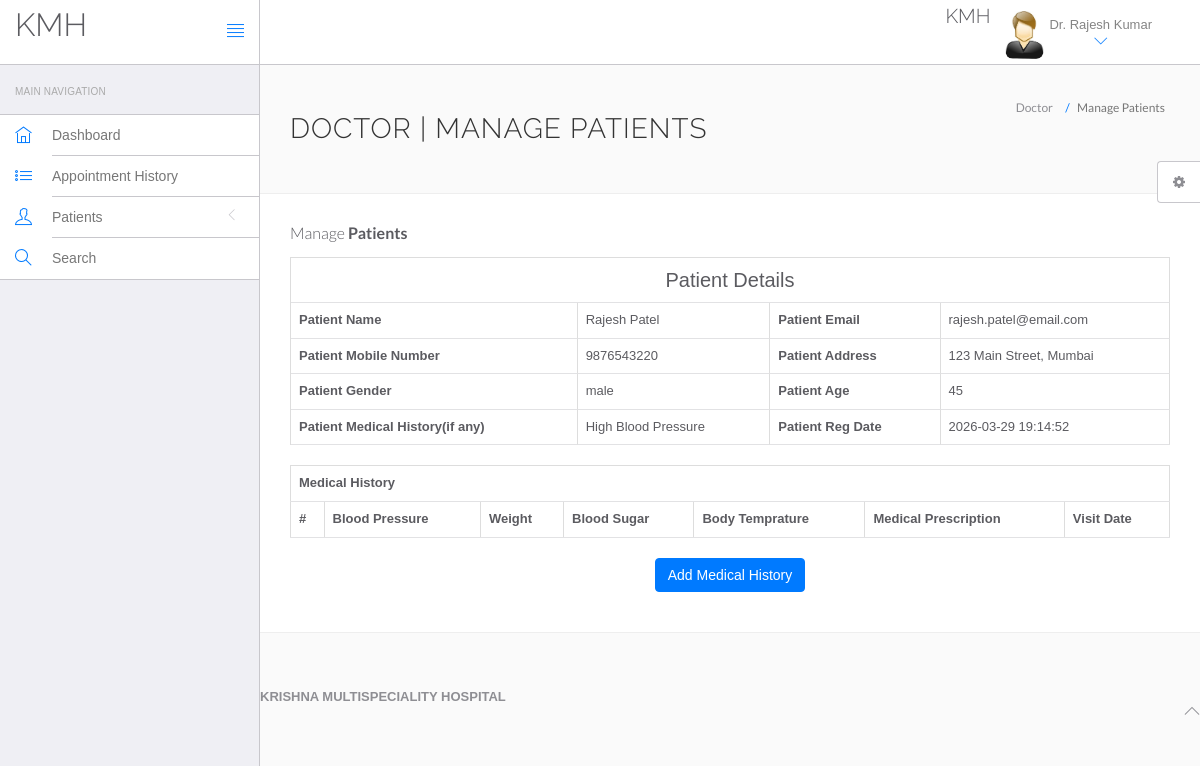
Page /hms/doctor/view-patient.php?viewid=1 (signed in) on the committed database.
### tables this page shows
CREATE TABLE IF NOT EXISTS `doctors` (
  `id` int(11) NOT NULL AUTO_INCREMENT,
  `specilization` varchar(255) NOT NULL,
  `doctorName` varchar(255) NOT NULL,
  `address` varchar(255) NOT NULL,
  `docFees` int(11) NOT NULL,
  `contactno` varchar(20) NOT NULL,
  `docEmail` varchar(255) NOT NULL UNIQUE,
  `password` varchar(255) NOT NULL,
  `creationDate` timestamp NOT NULL DEFAULT CURRENT_TIMESTAMP,
  `updationDate` timestamp NOT NULL DEFAULT CURRENT_TIMESTAMP ON UPDATE CURRENT_TIMESTAMP,
  PRIMARY KEY (`id`)
);

CREATE TABLE IF NOT EXISTS `tblpatient` (
  `ID` int(11) NOT NULL AUTO_INCREMENT,
  `Docid` int(11) NOT NULL,
  `PatientName` varchar(255) NOT NULL,
  `PatientContno` varchar(20) NOT NULL,
  `PatientEmail` varchar(255) NOT NULL,
  `PatientGender` varchar(50) NOT NULL,
  `PatientAdd` varchar(255) NOT NULL,
  `PatientAge` int(11) NOT NULL,
  `PatientMedhis` text,
  `CreationDate` timestamp NOT NULL DEFAULT CURRENT_TIMESTAMP,
  `UpdationDate` timestamp NOT NULL DEFAULT CURRENT_TIMESTAMP ON UPDATE CURRENT_TIMESTAMP,
  PRIMARY KEY (`ID`),
  FOREIGN KEY (`Docid`) REFERENCES `doctors`(`id`)
);

### hms/doctor/view-patient.php (the view, shortened to what this page needs)
<?php
include('include/config.php');
if(strlen($_SESSION['id']==0)) {
 header('location:logout.php');
  } else{
?>
<!DOCTYPE html>
<html lang="en">
	<head>
		<link rel="stylesheet" href="vendor/bootstrap/css/bootstrap.min.css">
		<link rel="stylesheet" href="vendor/fontawesome/css/font-awesome.min.css">
		<link rel="stylesheet" href="vendor/themify-icons/themify-icons.min.css">
		<link href="vendor/animate.css/animate.min.css" rel="stylesheet" media="screen">
		<link href="vendor/perfect-scrollbar/perfect-scrollbar.min.css" rel="stylesheet" media="screen">
		<link href="vendor/switchery/switchery.min.css" rel="stylesheet" media="screen">
		<link href="vendor/bootstrap-touchspin/jquery.bootstrap-touchspin.min.css" rel="stylesheet" media="screen">
		<link href="vendor/select2/select2.min.css" rel="stylesheet" media="screen">
		<link href="vendor/bootstrap-datepicker/bootstrap-datepicker3.standalone.min.css" rel="stylesheet" media="screen">
		<link href="vendor/bootstrap-timepicker/bootstrap-timepicker.min.css" rel="stylesheet" media="screen">
		<link rel="stylesheet" href="assets/css/styles.css">
		<link rel="stylesheet" href="assets/css/plugins.css">
		<link rel="stylesheet" href="assets/css/themes/theme-1.css" id="skin_color" />
	</head>
	<body>
		<div id="app">
<?php include('include/sidebar.php');?>
<div class="app-content">
<?php include('include/header.php');?>
<div class="main-content" >
<div class="wrap-content container" id="container">
<section id="page-title">
<div class="row">
<div class="col-sm-8">
<h1 class="mainTitle">Doctor | Manage Patients</h1>
</div>
<ol class="breadcrumb">
<li>
<span>Doctor</span>
</li>
<li class="active">
<span>Manage Patients</span>
</li>
</ol>
</div>
</section>
<div class="container-fluid container-fullw bg-white">
<div class="row">
<div class="col-md-12">
<h5 class="over-title margin-bottom-15">Manage <span class="text-bold">Patients</span></h5>
<?php
                               $vid=$_GET['viewid'];
                               $ret=mysqli_query($con,"select * from tblpatient where ID='$vid'");
while ($row=mysqli_fetch_array($ret)) {
                               ?>
<table border="1" class="table table-bordered">
 <tr align="center">
<td colspan="4" style="font-size:20px;color:blue">
 Patient Details</td></tr>
    <tr>
    <th scope>Patient Name</th>
    <td><?php  echo $row['PatientName'];?></td>
    <th scope>Patient Email</th>
    <td><?php  echo $row['PatientEmail'];?></td>
  </tr>
  <tr>
    <th scope>Patient Mobile Number</th>
    <td><?php  echo $row['PatientContno'];?></td>
    <th>Patient Address</th>
    <td><?php  echo $row['PatientAdd'];?></td>
  </tr>
    <tr>
    <th>Patient Gender</th>
    <td><?php  echo $row['PatientGender'];?></td>
    <th>Patient Age</th>
    <td><?php  echo $row['PatientAge'];?></td>
  </tr>
  <tr>
    <th>Patient Medical History(if any)</th>
    <td><?php  echo $row['PatientMedhis'];?></td>
     <th>Patient Reg Date</th>
    <td><?php  echo $row['CreationDate'];?></td>
  </tr>
<?php }?>
</table>
<table id="datatable" class="table table-bordered dt-responsive nowrap" style="border-collapse: collapse; border-spacing: 0; width: 100%;">
  <tr align="center">
   <th colspan="8" >Medical History</th>
  </tr>
  <tr>
    <th>#</th>
<th>Blood Pressure</th>
<th>Weight</th>
<th>Blood Sugar</th>
<th>Body Temprature</th>
<th>Medical Prescription</th>
<th>Visit Date</th>
</tr>
</table>
<p align="center">
 <button class="btn btn-primary waves-effect waves-light w-lg" data-toggle="modal" data-target="#myModal">Add Medical History</button></p>
</div>
</div>
</div>
</div>
	<?php include('include/footer.php');?>
	<?php include('include/setting.php');?>
		</div>
	</body>
</html>
<?php }  ?>

### hms/doctor/include/header.php (shortened to what this page needs)
<header class="navbar navbar-default navbar-static-top">
					<div class="navbar-header">
						<a class="navbar-brand" href="#">
								<h2 style="padding-top:10%; font-size:32px; line-height:1.1; text-overflow:ellipsis; overflow:hidden; margin:0;">KMH</h2>
						</a>
						<a href="#" class="sidebar-toggler pull-right visible-md visible-lg" data-toggle-class="app-sidebar-closed" data-toggle-target="#app">
							<i class="ti-align-justify"></i>
						</a>
					</div>
					<div class="navbar-collapse collapse">
						<ul class="nav navbar-right">
<li  style="padding-top:2%; font-size:16px; line-height:1.3; overflow:hidden; text-overflow:ellipsis; white-space:nowrap;">
								<h2 style="margin:0; font-size:20px; line-height:1.1;">KMH</h2>
							</li>
							<li class="dropdown current-user">
								<a href class="dropdown-toggle" data-toggle="dropdown">
									<img src="assets/images/images.jpg" > <span class="username">
									<?php $query=mysqli_query($con,"select doctorName from doctors where id='".$_SESSION['id']."'");
while($row=mysqli_fetch_array($query))
{
	echo $row['doctorName'];
}
									?> <i class="ti-angle-down"></i></i></span>
								</a>
							</li>
						</ul>
					</div>
				</header>

### hms/doctor/assets/css/themes/theme-1.css (style rules this page uses)
body { background: #FAFAFA; }
header .navbar-header { background: #ffffff !important; border-right-color: #c8c7cc !important; border-bottom-color: #c8c7cc !important; }
header .navbar-header .sidebar-toggler, header .navbar-header .sidebar-mobile-toggler { color: #007aff !important; }
header .navbar-header .navbar-brand { color: #777 !important; }
header .navbar-collapse { background: #ffffff !important; border-bottom-color: #c8c7cc !important; box-shadow: none !important; }
header .navbar-collapse .navbar-right > li > a { color: #777; }
header .navbar-collapse .navbar-right > li > a i { color: #007aff !important; }

### rows in the picture
doctors: doctorName "Dr. Rajesh Kumar"
tblpatient: PatientName "Rajesh Patel", PatientEmail "rajesh.patel@email.com", PatientContno "9876543220", PatientAdd "123 Main Street, Mumbai", PatientGender "male", PatientAge "45", PatientMedhis "High Blood Pressure", CreationDate "2026-03-29 19:14:52"
